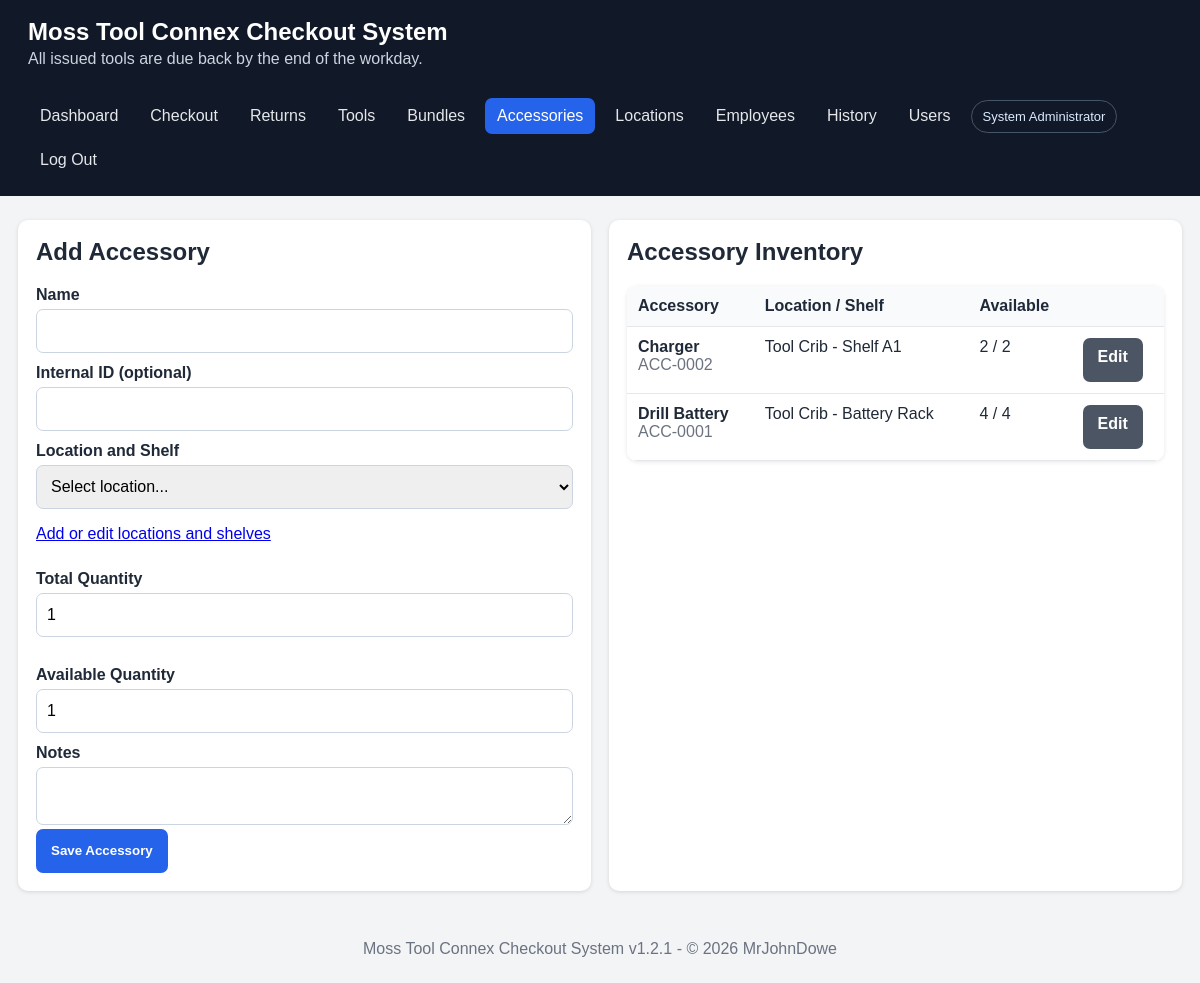
The page /accessories.php (signed in) on the database its author committed.
### tables this page shows
CREATE TABLE IF NOT EXISTS accessories (
    id INT UNSIGNED AUTO_INCREMENT PRIMARY KEY,
    accessory_name VARCHAR(160) NOT NULL,
    internal_id VARCHAR(100) NULL,
    location_id INT UNSIGNED NULL,
    tool_location VARCHAR(190) NULL,
    quantity_total INT UNSIGNED NOT NULL DEFAULT 1,
    quantity_available INT UNSIGNED NOT NULL DEFAULT 1,
    active TINYINT(1) NOT NULL DEFAULT 1,
    notes TEXT NULL,
    created_at DATETIME NOT NULL DEFAULT CURRENT_TIMESTAMP,
    UNIQUE KEY uq_accessory_internal (internal_id),
    CONSTRAINT fk_accessory_location FOREIGN KEY (location_id) REFERENCES tool_locations(id) ON DELETE SET NULL
);

### includes/auth.php (called while the page is built, shortened)
<?php
function current_user(): ?array
{
    return isset($_SESSION['user']) && is_array($_SESSION['user']) ? $_SESSION['user'] : null;
}

### accessories.php (the view, shortened to what this page needs)
<?php
require __DIR__.'/includes/header.php';$pdo=db();$id=(int)($_GET['id']??$_POST['id']??0);
$edit=null;if($id){$s=$pdo->prepare('SELECT * FROM accessories WHERE id=?');$s->execute([$id]);$edit=$s->fetch();}
$locations=$pdo->query('SELECT * FROM tool_locations WHERE active=1 OR id='.(int)($edit['location_id']??0).' ORDER BY location_name,area,shelf')->fetchAll();
$rows=$pdo->query('SELECT * FROM accessories ORDER BY accessory_name')->fetchAll();
?><div class="grid two"><div class="card"><h2><?=$edit?'Edit':'Add'?> Accessory</h2><?php if(!$locations):?><div class="alert error">Add a location and shelf first. <a href="locations.php">Manage Locations</a></div><?php endif;?><form method="post"><?php if($edit):?><input type="hidden" name="id" value="<?=$id?>"><?php endif;?><label>Name</label><input name="accessory_name" required value="<?=e($edit['accessory_name']??'')?>"><label>Internal ID (optional)</label><input name="internal_id" value="<?=e($edit['internal_id']??'')?>"><label>Location and Shelf</label><select name="location_id" required><option value="">Select location...</option><?php foreach($locations as $l):?><option value="<?=(int)$l['id']?>" <?=((int)($edit['location_id']??0)===(int)$l['id'])?'selected':''?>><?=e(location_label($l))?></option><?php endforeach;?></select><p class="muted"><a href="locations.php">Add or edit locations and shelves</a></p><div class="grid two"><div><label>Total Quantity</label><input type="number" min="0" name="quantity_total" value="<?=e((string)($edit['quantity_total']??1))?>"></div><div><label>Available Quantity</label><input type="number" min="0" name="quantity_available" value="<?=e((string)($edit['quantity_available']??1))?>"></div></div><label>Notes</label><textarea name="notes"><?=e($edit['notes']??'')?></textarea><?php if($edit):?><label><input type="checkbox" name="active" <?=$edit['active']?'checked':''?>> Active</label><?php endif;?><button <?=$locations?'':'disabled'?>>Save Accessory</button></form></div><div class="card"><h2>Accessory Inventory</h2><div class="table-wrap"><table><thead><tr><th>Accessory</th><th>Location / Shelf</th><th>Available</th><th></th></tr></thead><tbody><?php foreach($rows as $r):?><tr><td><strong><?=e($r['accessory_name'])?></strong><br><span class="muted"><?=e($r['internal_id']?:'No internal ID')?></span></td><td><?=e($r['tool_location']?:'—')?></td><td><?=(int)$r['quantity_available']?> / <?=(int)$r['quantity_total']?></td><td><a class="button secondary" href="accessories.php?id=<?=(int)$r['id']?>">Edit</a></td></tr><?php endforeach;?></tbody></table></div></div></div><?php require __DIR__.'/includes/footer.php';?>

### includes/header.php (shortened to what this page needs)
<?php
require_once __DIR__ . '/functions.php';
require_once __DIR__ . '/auth.php';
$current = basename($_SERVER['PHP_SELF']);
?>
<!doctype html>
<html lang="en">
<head>
    <link rel="stylesheet" href="assets/style.css">
</head>
<body>
<header class="topbar">
    <div>
        <h1><?= e(APP_NAME) ?></h1>
        <p>All issued tools are due back by the end of the workday.</p>
    </div>
    <nav>
        <a class="<?= $current === 'index.php' ? 'active' : '' ?>" href="index.php">Dashboard</a>
        <a class="<?= $current === 'checkout.php' ? 'active' : '' ?>" href="checkout.php">Checkout</a>
        <a class="<?= $current === 'returns.php' ? 'active' : '' ?>" href="returns.php">Returns</a>
        <a class="<?= in_array($current,['tools.php','tool_form.php'],true) ? 'active' : '' ?>" href="tools.php">Tools</a>
        <a class="<?= in_array($current,['bundles.php','bundle_form.php'],true) ? 'active' : '' ?>" href="bundles.php">Bundles</a>
        <a class="<?= $current === 'accessories.php' ? 'active' : '' ?>" href="accessories.php">Accessories</a>
        <a class="<?= $current === 'locations.php' ? 'active' : '' ?>" href="locations.php">Locations</a>
        <a class="<?= $current === 'employees.php' ? 'active' : '' ?>" href="employees.php">Employees</a>
        <a class="<?= $current === 'history.php' ? 'active' : '' ?>" href="history.php">History</a>
        <?php if ((current_user()['role'] ?? '') === 'admin'): ?><a class="<?= $current === 'users.php' ? 'active' : '' ?>" href="users.php">Users</a><?php endif; ?>
        <span class="user-chip"><?= e(current_user()['full_name'] ?? '') ?></span>
        <a href="logout.php">Log Out</a>
    </nav>
</header>
<main class="container">

### includes/footer.php (shortened to what this page needs)
</main>
<footer> <?= e(APP_NAME) ?> v<?= e(APP_VERSION)  ?> - &copy; <?= auto_copyright(e(DEVELOPED_YEAR)) ?> <?= e(DEVELEPER_NAME) ?></footer>
</body>
</html>

### includes/functions.php (shortened to what this page needs)
<?php
function e(?string $value): string
{
    return htmlspecialchars($value ?? '', ENT_QUOTES, 'UTF-8');
}
function auto_copyright($year = 'auto'){
    if(INTVAL($year) == DATE('Y'))
    {
        ECHO INTVAL($year);
    }
}

### assets/style.css (style rules this page uses)
:root { font-family: Arial, sans-serif; color: #1f2937; background: #f3f4f6; }
* { box-sizing: border-box; }
body { margin: 0; }
.topbar { background: #111827; color: #fff; padding: 18px 28px; display: flex; gap: 30px; align-items: center; justify-content: space-between; flex-wrap: wrap; }
.topbar h1 { margin: 0 0 4px; font-size: 24px; }
.topbar p { margin: 0; color: #cbd5e1; }
nav { display: flex; gap: 8px; flex-wrap: wrap; }
nav a { color: #e5e7eb; text-decoration: none; padding: 9px 12px; border-radius: 7px; }
nav a:hover, nav a.active { background: #2563eb; color: white; }
.container { max-width: 1250px; margin: 24px auto; padding: 0 18px; }
.grid { display: grid; gap: 18px; }
.grid.two { grid-template-columns: repeat(auto-fit, minmax(330px, 1fr)); }
.card { background: white; border-radius: 10px; padding: 18px; box-shadow: 0 1px 4px rgba(0,0,0,.12); }
.card h2, .card h3 { margin-top: 0; }
label { display: block; font-weight: 700; margin: 11px 0 5px; }
input, select, textarea { width: 100%; padding: 10px; border: 1px solid #cbd5e1; border-radius: 7px; font: inherit; }
textarea { min-height: 85px; resize: vertical; }
button, .button { display: inline-block; background: #2563eb; color: white; border: 0; border-radius: 7px; padding: 10px 15px; cursor: pointer; text-decoration: none; font-weight: 700; }
.button.secondary { background: #4b5563; }
table { width: 100%; border-collapse: collapse; background: white; }
th, td { padding: 11px; border-bottom: 1px solid #e5e7eb; text-align: left; vertical-align: top; }
th { background: #f8fafc; }
.table-wrap { overflow-x: auto; border-radius: 10px; box-shadow: 0 1px 4px rgba(0,0,0,.1); }
.muted { color: #6b7280; }
footer { text-align: center; color: #6b7280; padding: 25px; }
.user-chip { align-self: center; padding: 8px 11px; border: 1px solid #475569; border-radius: 999px; color: #dbeafe; font-size: 13px; }
body { padding-bottom: env(safe-area-inset-bottom); }
.topbar { padding-top: max(18px, env(safe-area-inset-top)); }
button, .button, input, select, textarea { min-height: 44px; }

### rows shown on the page
accessories: accessory_name "Charger", internal "ACC-0002", tool_location "Tool Crib - Shelf A1", quantity_available "2", quantity_total "2"
accessories: accessory_name "Drill Battery", internal "ACC-0001", tool_location "Tool Crib - Battery Rack", quantity_available "4", quantity_total "4"

### other values the page prints
APP_NAME "Moss Tool Connex Checkout System"
current_user()['full_name'] "System Administrator"
APP_VERSION "1.2.1"
$year "2026"
DEVELEPER_NAME "MrJohnDowe"
